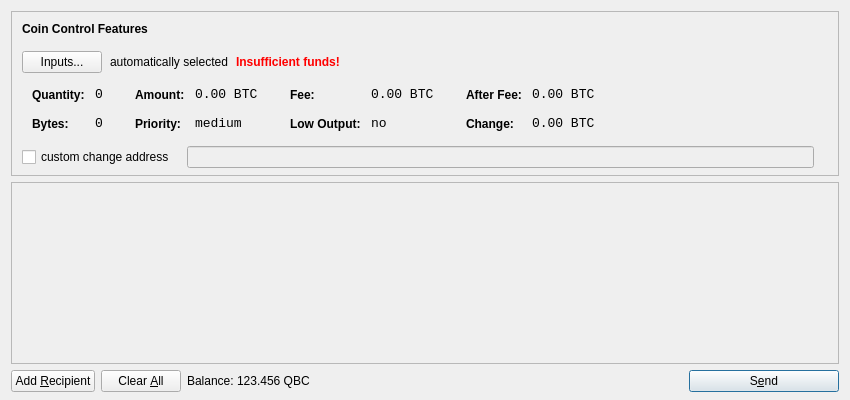
<?xml version="1.0" encoding="UTF-8"?>
<ui version="4.0">
 <class>SendCoinsDialog</class>
 <widget class="QDialog" name="SendCoinsDialog">
  <property name="geometry">
   <rect>
    <x>0</x>
    <y>0</y>
    <width>850</width>
    <height>400</height>
   </rect>
  </property>
  <property name="windowTitle">
   <string>Send Coins</string>
  </property>
  <layout class="QVBoxLayout" name="verticalLayout" stretch="0,1,0">
   <property name="bottomMargin">
    <number>8</number>
   </property>
   <item>
    <widget class="QFrame" name="frameCoinControl">
     <property name="sizePolicy">
      <sizepolicy hsizetype="Expanding" vsizetype="Expanding">
       <horstretch>0</horstretch>
       <verstretch>0</verstretch>
      </sizepolicy>
     </property>
     <property name="maximumSize">
      <size>
       <width>16777215</width>
       <height>16777215</height>
      </size>
     </property>
     <property name="frameShape">
      <enum>QFrame::StyledPanel</enum>
     </property>
     <property name="frameShadow">
      <enum>QFrame::Sunken</enum>
     </property>
     <layout class="QVBoxLayout" name="verticalLayoutCoinControl2">
      <property name="spacing">
       <number>-1</number>
      </property>
      <property name="leftMargin">
       <number>0</number>
      </property>
      <property name="topMargin">
       <number>0</number>
      </property>
      <property name="rightMargin">
       <number>0</number>
      </property>
      <property name="bottomMargin">
       <number>6</number>
      </property>
      <item>
       <layout class="QVBoxLayout" name="verticalLayoutCoinControl" stretch="0,0,0,0,1">
        <property name="spacing">
         <number>0</number>
        </property>
        <property name="leftMargin">
         <number>10</number>
        </property>
        <property name="topMargin">
         <number>10</number>
        </property>
        <item>
         <layout class="QHBoxLayout" name="horizontalLayoutCoinControl1">
          <property name="bottomMargin">
           <number>15</number>
          </property>
          <item>
           <widget class="QLabel" name="labelCoinControlFeatures">
            <property name="sizePolicy">
             <sizepolicy hsizetype="Preferred" vsizetype="Maximum">
              <horstretch>0</horstretch>
              <verstretch>0</verstretch>
             </sizepolicy>
            </property>
            <property name="font">
             <font>
              <weight>75</weight>
              <bold>true</bold>
             </font>
            </property>
            <property name="styleSheet">
             <string notr="true">font-weight:bold;</string>
            </property>
            <property name="text">
             <string>Coin Control Features</string>
            </property>
           </widget>
          </item>
         </layout>
        </item>
        <item>
         <layout class="QHBoxLayout" name="horizontalLayoutCoinControl2" stretch="0,0,0,0">
          <property name="spacing">
           <number>8</number>
          </property>
          <property name="bottomMargin">
           <number>10</number>
          </property>
          <item>
           <widget class="QPushButton" name="pushButtonCoinControl">
            <property name="styleSheet">
             <string notr="true"/>
            </property>
            <property name="text">
             <string>Inputs...</string>
            </property>
           </widget>
          </item>
          <item>
           <widget class="QLabel" name="labelCoinControlAutomaticallySelected">
            <property name="text">
             <string>automatically selected</string>
            </property>
            <property name="margin">
             <number>5</number>
            </property>
           </widget>
          </item>
          <item>
           <widget class="QLabel" name="labelCoinControlInsuffFunds">
            <property name="font">
             <font>
              <weight>75</weight>
              <bold>true</bold>
             </font>
            </property>
            <property name="styleSheet">
             <string notr="true">color:red;font-weight:bold;</string>
            </property>
            <property name="text">
             <string>Insufficient funds!</string>
            </property>
            <property name="margin">
             <number>5</number>
            </property>
           </widget>
          </item>
          <item>
           <spacer name="horizontalSpacerCoinControl">
            <property name="orientation">
             <enum>Qt::Horizontal</enum>
            </property>
            <property name="sizeHint" stdset="0">
             <size>
              <width>40</width>
              <height>1</height>
             </size>
            </property>
           </spacer>
          </item>
         </layout>
        </item>
        <item>
         <widget class="QWidget" name="widgetCoinControl" native="true">
          <property name="sizePolicy">
           <sizepolicy hsizetype="Preferred" vsizetype="Preferred">
            <horstretch>0</horstretch>
            <verstretch>0</verstretch>
           </sizepolicy>
          </property>
          <property name="minimumSize">
           <size>
            <width>0</width>
            <height>0</height>
           </size>
          </property>
          <property name="styleSheet">
           <string notr="true"/>
          </property>
          <layout class="QHBoxLayout" name="horizontalLayoutCoinControl5">
           <property name="margin">
            <number>0</number>
           </property>
           <item>
            <layout class="QHBoxLayout" name="horizontalLayoutCoinControl3" stretch="0,0,0,1">
             <property name="spacing">
              <number>20</number>
             </property>
             <property name="topMargin">
              <number>0</number>
             </property>
             <property name="bottomMargin">
              <number>10</number>
             </property>
             <item>
              <layout class="QFormLayout" name="formLayoutCoinControl1">
               <property name="horizontalSpacing">
                <number>10</number>
               </property>
               <property name="verticalSpacing">
                <number>14</number>
               </property>
               <property name="leftMargin">
                <number>10</number>
               </property>
               <property name="topMargin">
                <number>4</number>
               </property>
               <property name="rightMargin">
                <number>6</number>
               </property>
               <item row="0" column="0">
                <widget class="QLabel" name="labelCoinControlQuantityText">
                 <property name="styleSheet">
                  <string notr="true">font-weight:bold;</string>
                 </property>
                 <property name="text">
                  <string>Quantity:</string>
                 </property>
                 <property name="margin">
                  <number>0</number>
                 </property>
                </widget>
               </item>
               <item row="0" column="1">
                <widget class="QLabel" name="labelCoinControlQuantity">
                 <property name="font">
                  <font>
                   <family>Monospace</family>
                   <pointsize>10</pointsize>
                  </font>
                 </property>
                 <property name="cursor">
                  <cursorShape>IBeamCursor</cursorShape>
                 </property>
                 <property name="contextMenuPolicy">
                  <enum>Qt::ActionsContextMenu</enum>
                 </property>
                 <property name="text">
                  <string notr="true">0</string>
                 </property>
                 <property name="margin">
                  <number>0</number>
                 </property>
                 <property name="textInteractionFlags">
                  <set>Qt::LinksAccessibleByMouse|Qt::TextSelectableByKeyboard|Qt::TextSelectableByMouse</set>
                 </property>
                </widget>
               </item>
               <item row="1" column="0">
                <widget class="QLabel" name="labelCoinControlBytesText">
                 <property name="styleSheet">
                  <string notr="true">font-weight:bold;</string>
                 </property>
                 <property name="text">
                  <string>Bytes:</string>
                 </property>
                </widget>
               </item>
               <item row="1" column="1">
                <widget class="QLabel" name="labelCoinControlBytes">
                 <property name="font">
                  <font>
                   <family>Monospace</family>
                   <pointsize>10</pointsize>
                  </font>
                 </property>
                 <property name="cursor">
                  <cursorShape>IBeamCursor</cursorShape>
                 </property>
                 <property name="contextMenuPolicy">
                  <enum>Qt::ActionsContextMenu</enum>
                 </property>
                 <property name="text">
                  <string notr="true">0</string>
                 </property>
                 <property name="textInteractionFlags">
                  <set>Qt::LinksAccessibleByMouse|Qt::TextSelectableByKeyboard|Qt::TextSelectableByMouse</set>
                 </property>
                </widget>
               </item>
              </layout>
             </item>
             <item>
              <layout class="QFormLayout" name="formLayoutCoinControl2">
               <property name="horizontalSpacing">
                <number>10</number>
               </property>
               <property name="verticalSpacing">
                <number>14</number>
               </property>
               <property name="leftMargin">
                <number>6</number>
               </property>
               <property name="topMargin">
                <number>4</number>
               </property>
               <property name="rightMargin">
                <number>6</number>
               </property>
               <item row="0" column="0">
                <widget class="QLabel" name="labelCoinControlAmountText">
                 <property name="styleSheet">
                  <string notr="true">font-weight:bold;</string>
                 </property>
                 <property name="text">
                  <string>Amount:</string>
                 </property>
                 <property name="margin">
                  <number>0</number>
                 </property>
                </widget>
               </item>
               <item row="0" column="1">
                <widget class="QLabel" name="labelCoinControlAmount">
                 <property name="font">
                  <font>
                   <family>Monospace</family>
                   <pointsize>10</pointsize>
                  </font>
                 </property>
                 <property name="cursor">
                  <cursorShape>IBeamCursor</cursorShape>
                 </property>
                 <property name="contextMenuPolicy">
                  <enum>Qt::ActionsContextMenu</enum>
                 </property>
                 <property name="text">
                  <string notr="true">0.00 BTC</string>
                 </property>
                 <property name="textInteractionFlags">
                  <set>Qt::LinksAccessibleByMouse|Qt::TextSelectableByKeyboard|Qt::TextSelectableByMouse</set>
                 </property>
                </widget>
               </item>
               <item row="1" column="0">
                <widget class="QLabel" name="labelCoinControlPriorityText">
                 <property name="styleSheet">
                  <string notr="true">font-weight:bold;</string>
                 </property>
                 <property name="text">
                  <string>Priority:</string>
                 </property>
                </widget>
               </item>
               <item row="1" column="1">
                <widget class="QLabel" name="labelCoinControlPriority">
                 <property name="font">
                  <font>
                   <family>Monospace</family>
                   <pointsize>10</pointsize>
                  </font>
                 </property>
                 <property name="cursor">
                  <cursorShape>IBeamCursor</cursorShape>
                 </property>
                 <property name="contextMenuPolicy">
                  <enum>Qt::ActionsContextMenu</enum>
                 </property>
                 <property name="text">
                  <string>medium</string>
                 </property>
                 <property name="textInteractionFlags">
                  <set>Qt::LinksAccessibleByMouse|Qt::TextSelectableByKeyboard|Qt::TextSelectableByMouse</set>
                 </property>
                </widget>
               </item>
              </layout>
             </item>
             <item>
              <layout class="QFormLayout" name="formLayoutCoinControl3">
               <property name="horizontalSpacing">
                <number>10</number>
               </property>
               <property name="verticalSpacing">
                <number>14</number>
               </property>
               <property name="leftMargin">
                <number>6</number>
               </property>
               <property name="topMargin">
                <number>4</number>
               </property>
               <property name="rightMargin">
                <number>6</number>
               </property>
               <item row="0" column="0">
                <widget class="QLabel" name="labelCoinControlFeeText">
                 <property name="styleSheet">
                  <string notr="true">font-weight:bold;</string>
                 </property>
                 <property name="text">
                  <string>Fee:</string>
                 </property>
                 <property name="margin">
                  <number>0</number>
                 </property>
                </widget>
               </item>
               <item row="0" column="1">
                <widget class="QLabel" name="labelCoinControlFee">
                 <property name="font">
                  <font>
                   <family>Monospace</family>
                   <pointsize>10</pointsize>
                  </font>
                 </property>
                 <property name="cursor">
                  <cursorShape>IBeamCursor</cursorShape>
                 </property>
                 <property name="contextMenuPolicy">
                  <enum>Qt::ActionsContextMenu</enum>
                 </property>
                 <property name="text">
                  <string notr="true">0.00 BTC</string>
                 </property>
                 <property name="textInteractionFlags">
                  <set>Qt::LinksAccessibleByMouse|Qt::TextSelectableByKeyboard|Qt::TextSelectableByMouse</set>
                 </property>
                </widget>
               </item>
               <item row="1" column="0">
                <widget class="QLabel" name="labelCoinControlLowOutputText">
                 <property name="styleSheet">
                  <string notr="true">font-weight:bold;</string>
                 </property>
                 <property name="text">
                  <string>Low Output:</string>
                 </property>
                </widget>
               </item>
               <item row="1" column="1">
                <widget class="QLabel" name="labelCoinControlLowOutput">
                 <property name="font">
                  <font>
                   <family>Monospace</family>
                   <pointsize>10</pointsize>
                  </font>
                 </property>
                 <property name="cursor">
                  <cursorShape>IBeamCursor</cursorShape>
                 </property>
                 <property name="contextMenuPolicy">
                  <enum>Qt::ActionsContextMenu</enum>
                 </property>
                 <property name="text">
                  <string>no</string>
                 </property>
                 <property name="textInteractionFlags">
                  <set>Qt::LinksAccessibleByMouse|Qt::TextSelectableByKeyboard|Qt::TextSelectableByMouse</set>
                 </property>
                </widget>
               </item>
              </layout>
             </item>
             <item>
              <layout class="QFormLayout" name="formLayoutCoinControl4">
               <property name="horizontalSpacing">
                <number>10</number>
               </property>
               <property name="verticalSpacing">
                <number>14</number>
               </property>
               <property name="leftMargin">
                <number>6</number>
               </property>
               <property name="topMargin">
                <number>4</number>
               </property>
               <property name="rightMargin">
                <number>6</number>
               </property>
               <item row="0" column="0">
                <widget class="QLabel" name="labelCoinControlAfterFeeText">
                 <property name="styleSheet">
                  <string notr="true">font-weight:bold;</string>
                 </property>
                 <property name="text">
                  <string>After Fee:</string>
                 </property>
                 <property name="margin">
                  <number>0</number>
                 </property>
                </widget>
               </item>
               <item row="0" column="1">
                <widget class="QLabel" name="labelCoinControlAfterFee">
                 <property name="font">
                  <font>
                   <family>Monospace</family>
                   <pointsize>10</pointsize>
                  </font>
                 </property>
                 <property name="cursor">
                  <cursorShape>IBeamCursor</cursorShape>
                 </property>
                 <property name="contextMenuPolicy">
                  <enum>Qt::ActionsContextMenu</enum>
                 </property>
                 <property name="text">
                  <string notr="true">0.00 BTC</string>
                 </property>
                 <property name="textInteractionFlags">
                  <set>Qt::LinksAccessibleByMouse|Qt::TextSelectableByKeyboard|Qt::TextSelectableByMouse</set>
                 </property>
                </widget>
               </item>
               <item row="1" column="0">
                <widget class="QLabel" name="labelCoinControlChangeText">
                 <property name="styleSheet">
                  <string notr="true">font-weight:bold;</string>
                 </property>
                 <property name="text">
                  <string>Change:</string>
                 </property>
                </widget>
               </item>
               <item row="1" column="1">
                <widget class="QLabel" name="labelCoinControlChange">
                 <property name="font">
                  <font>
                   <family>Monospace</family>
                   <pointsize>10</pointsize>
                  </font>
                 </property>
                 <property name="cursor">
                  <cursorShape>IBeamCursor</cursorShape>
                 </property>
                 <property name="contextMenuPolicy">
                  <enum>Qt::ActionsContextMenu</enum>
                 </property>
                 <property name="text">
                  <string notr="true">0.00 BTC</string>
                 </property>
                 <property name="textInteractionFlags">
                  <set>Qt::LinksAccessibleByMouse|Qt::TextSelectableByKeyboard|Qt::TextSelectableByMouse</set>
                 </property>
                </widget>
               </item>
              </layout>
             </item>
            </layout>
           </item>
          </layout>
         </widget>
        </item>
        <item>
         <layout class="QHBoxLayout" name="horizontalLayoutCoinControl4" stretch="0,0,0">
          <property name="spacing">
           <number>12</number>
          </property>
          <property name="sizeConstraint">
           <enum>QLayout::SetDefaultConstraint</enum>
          </property>
          <property name="topMargin">
           <number>5</number>
          </property>
          <property name="rightMargin">
           <number>5</number>
          </property>
          <item>
           <widget class="QCheckBox" name="checkBoxCoinControlChange">
            <property name="text">
             <string>custom change address</string>
            </property>
           </widget>
          </item>
          <item>
           <widget class="QLineEdit" name="lineEditCoinControlChange">
            <property name="enabled">
             <bool>false</bool>
            </property>
            <property name="sizePolicy">
             <sizepolicy hsizetype="Expanding" vsizetype="Fixed">
              <horstretch>0</horstretch>
              <verstretch>0</verstretch>
             </sizepolicy>
            </property>
           </widget>
          </item>
          <item>
           <widget class="QLabel" name="labelCoinControlChangeLabel">
            <property name="sizePolicy">
             <sizepolicy hsizetype="Preferred" vsizetype="Expanding">
              <horstretch>0</horstretch>
              <verstretch>0</verstretch>
             </sizepolicy>
            </property>
            <property name="minimumSize">
             <size>
              <width>0</width>
              <height>0</height>
             </size>
            </property>
            <property name="text">
             <string/>
            </property>
            <property name="margin">
             <number>3</number>
            </property>
           </widget>
          </item>
         </layout>
        </item>
        <item>
         <spacer name="verticalSpacerCoinControl">
          <property name="orientation">
           <enum>Qt::Vertical</enum>
          </property>
          <property name="sizeHint" stdset="0">
           <size>
            <width>800</width>
            <height>1</height>
           </size>
          </property>
         </spacer>
        </item>
       </layout>
      </item>
     </layout>
    </widget>
   </item>
   <item>
    <widget class="QScrollArea" name="scrollArea">
     <property name="widgetResizable">
      <bool>true</bool>
     </property>
     <widget class="QWidget" name="scrollAreaWidgetContents">
      <property name="geometry">
       <rect>
        <x>0</x>
        <y>0</y>
        <width>830</width>
        <height>165</height>
       </rect>
      </property>
      <layout class="QVBoxLayout" name="verticalLayout_2">
       <property name="margin">
        <number>0</number>
       </property>
       <item>
        <layout class="QVBoxLayout" name="entries">
         <property name="spacing">
          <number>6</number>
         </property>
        </layout>
       </item>
       <item>
        <spacer name="verticalSpacer">
         <property name="orientation">
          <enum>Qt::Vertical</enum>
         </property>
         <property name="sizeHint" stdset="0">
          <size>
           <width>20</width>
           <height>40</height>
          </size>
         </property>
        </spacer>
       </item>
      </layout>
     </widget>
    </widget>
   </item>
   <item>
    <layout class="QHBoxLayout" name="horizontalLayout">
     <item>
      <widget class="QPushButton" name="addButton">
       <property name="toolTip">
        <string>Send to multiple recipients at once</string>
       </property>
       <property name="text">
        <string>Add &amp;Recipient</string>
       </property>
       <property name="icon">
        <iconset resource="../bitcoin.qrc">
         <normaloff>:/icons/add</normaloff>:/icons/add</iconset>
       </property>
       <property name="autoDefault">
        <bool>false</bool>
       </property>
      </widget>
     </item>
     <item>
      <widget class="QPushButton" name="clearButton">
       <property name="sizePolicy">
        <sizepolicy hsizetype="Minimum" vsizetype="Fixed">
         <horstretch>0</horstretch>
         <verstretch>0</verstretch>
        </sizepolicy>
       </property>
       <property name="toolTip">
        <string>Remove all transaction fields</string>
       </property>
       <property name="text">
        <string>Clear &amp;All</string>
       </property>
       <property name="icon">
        <iconset resource="../bitcoin.qrc">
         <normaloff>:/icons/remove</normaloff>:/icons/remove</iconset>
       </property>
       <property name="autoRepeatDelay">
        <number>300</number>
       </property>
       <property name="autoDefault">
        <bool>false</bool>
       </property>
      </widget>
     </item>
     <item>
      <layout class="QHBoxLayout" name="horizontalLayout_2">
       <property name="spacing">
        <number>3</number>
       </property>
       <item>
        <widget class="QLabel" name="label">
         <property name="text">
          <string>Balance:</string>
         </property>
        </widget>
       </item>
       <item>
        <widget class="QLabel" name="labelBalance">
         <property name="cursor">
          <cursorShape>IBeamCursor</cursorShape>
         </property>
         <property name="text">
          <string>123.456 QBC</string>
         </property>
         <property name="textInteractionFlags">
          <set>Qt::LinksAccessibleByMouse|Qt::TextSelectableByKeyboard|Qt::TextSelectableByMouse</set>
         </property>
        </widget>
       </item>
      </layout>
     </item>
     <item>
      <spacer name="horizontalSpacer">
       <property name="orientation">
        <enum>Qt::Horizontal</enum>
       </property>
       <property name="sizeHint" stdset="0">
        <size>
         <width>40</width>
         <height>20</height>
        </size>
       </property>
      </spacer>
     </item>
     <item>
      <widget class="QPushButton" name="sendButton">
       <property name="minimumSize">
        <size>
         <width>150</width>
         <height>0</height>
        </size>
       </property>
       <property name="toolTip">
        <string>Confirm the send action</string>
       </property>
       <property name="text">
        <string>S&amp;end</string>
       </property>
       <property name="icon">
        <iconset resource="../bitcoin.qrc">
         <normaloff>:/icons/send</normaloff>:/icons/send</iconset>
       </property>
       <property name="default">
        <bool>true</bool>
       </property>
      </widget>
     </item>
    </layout>
   </item>
  </layout>
 </widget>
 <resources>
  <include location="../bitcoin.qrc"/>
 </resources>
 <connections/>
</ui>
